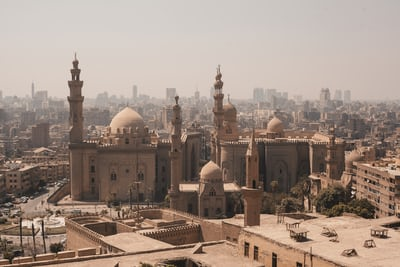
#> input picture image-manip/hh.jpg, 400 x 267 px
$ python image-manip.py
#> lines starting #> are read from the running program, lines starting #| are printed output that depends on the picture
from PIL import Image

#open the image
myImg = Image.open("hh.jpg")
#> myImg is the input picture: PIL image 400x267 RGB; mean R, G, B 158.7, 140.9, 129.6


#showing the image
myImg.show()


#cropping
box = (50,50,200,200)

newImg = myImg.crop(box)
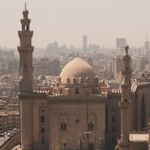
#> newImg: PIL image 150x150 RGB; mean R, G, B 144.3, 128.6, 119.2

myImg.show()
newImg.show()
